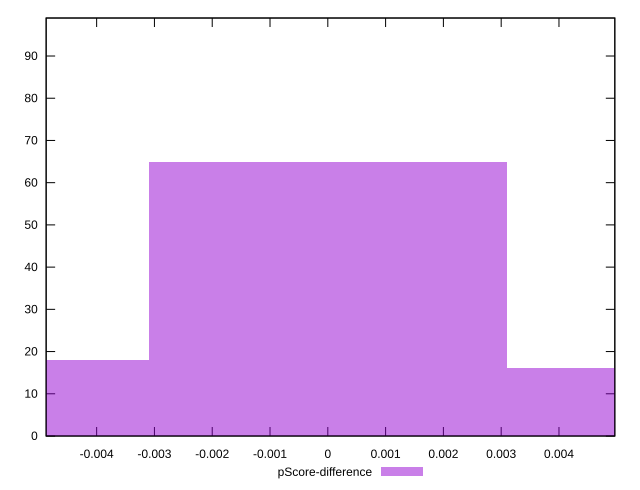

Reproduce this figure in gnuplot.
reset

$pScoreDifference <<EOF
0 65
-0.006195483415210093 18
0.006195483415210093 16
EOF

set key outside below
set boxwidth 0.006195483415210093
set xrange [-0.004873794208344107:0.0049663100294856655]
set yrange [0:99]
set trange [0:99]
set style fill transparent solid 0.5 noborder
set terminal svg size 640, 490 enhanced background rgb 'white'
set output "reports/report_00027_2021-02-24T12-40-31.850Z/first-contentful-paint/samples/card/pScore-difference/histogram.svg"

plot $pScoreDifference title "pScore-difference" with boxes

reset
